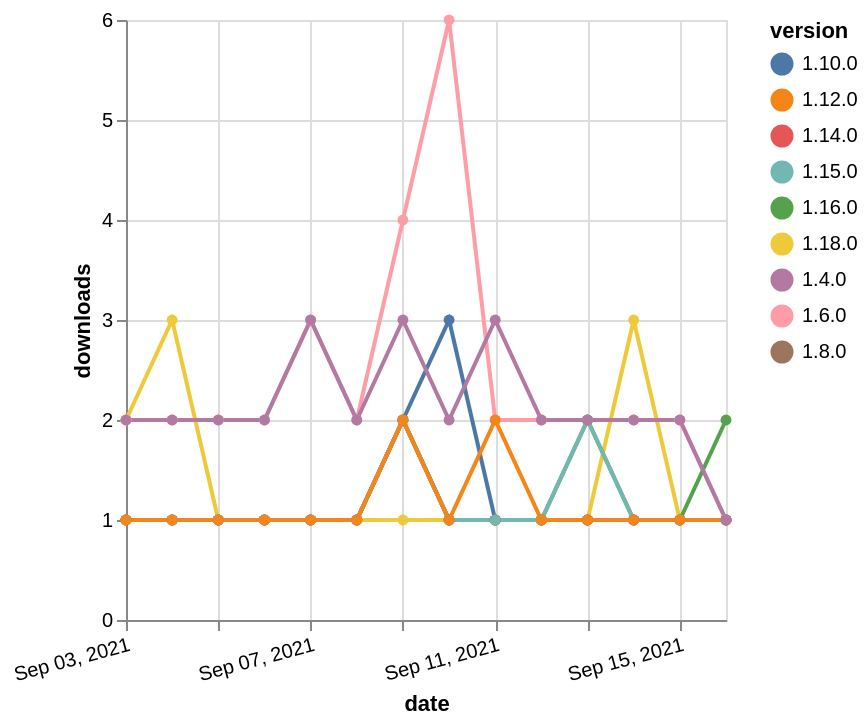

The Vega-Lite source for this figure:
### Vega-Lite specification from a JSON file in a GitHub repository (floating-point values rounded to 4 significant figures)
{"$schema": "https://vega.github.io/schema/vega-lite/v5.json", "description": "A simple bar chart with embedded data.", "data": {"values": [{"date": "2021-09-03", "total": 2555, "delta": 2, "version": "1.6.0"}, {"date": "2021-09-04", "total": 2557, "delta": 2, "version": "1.6.0"}, {"date": "2021-09-05", "total": 2559, "delta": 2, "version": "1.6.0"}, {"date": "2021-09-06", "total": 2561, "delta": 2, "version": "1.6.0"}, {"date": "2021-09-07", "total": 2564, "delta": 3, "version": "1.6.0"}, {"date": "2021-09-08", "total": 2566, "delta": 2, "version": "1.6.0"}, {"date": "2021-09-09", "total": 2570, "delta": 4, "version": "1.6.0"}, {"date": "2021-09-10", "total": 2576, "delta": 6, "version": "1.6.0"}, {"date": "2021-09-11", "total": 2578, "delta": 2, "version": "1.6.0"}, {"date": "2021-09-12", "total": 2580, "delta": 2, "version": "1.6.0"}, {"date": "2021-09-13", "total": 2582, "delta": 2, "version": "1.6.0"}, {"date": "2021-09-14", "total": 2584, "delta": 2, "version": "1.6.0"}, {"date": "2021-09-15", "total": 2586, "delta": 2, "version": "1.6.0"}, {"date": "2021-09-16", "total": 2587, "delta": 1, "version": "1.6.0"}, {"date": "2021-09-03", "total": 127, "delta": 2, "version": "1.18.0"}, {"date": "2021-09-04", "total": 130, "delta": 3, "version": "1.18.0"}, {"date": "2021-09-05", "total": 131, "delta": 1, "version": "1.18.0"}, {"date": "2021-09-06", "total": 132, "delta": 1, "version": "1.18.0"}, {"date": "2021-09-07", "total": 133, "delta": 1, "version": "1.18.0"}, {"date": "2021-09-08", "total": 134, "delta": 1, "version": "1.18.0"}, {"date": "2021-09-09", "total": 135, "delta": 1, "version": "1.18.0"}, {"date": "2021-09-10", "total": 136, "delta": 1, "version": "1.18.0"}, {"date": "2021-09-11", "total": 137, "delta": 1, "version": "1.18.0"}, {"date": "2021-09-12", "total": 138, "delta": 1, "version": "1.18.0"}, {"date": "2021-09-13", "total": 139, "delta": 1, "version": "1.18.0"}, {"date": "2021-09-14", "total": 142, "delta": 3, "version": "1.18.0"}, {"date": "2021-09-15", "total": 143, "delta": 1, "version": "1.18.0"}, {"date": "2021-09-16", "total": 144, "delta": 1, "version": "1.18.0"}, {"date": "2021-09-03", "total": 323, "delta": 1, "version": "1.8.0"}, {"date": "2021-09-04", "total": 324, "delta": 1, "version": "1.8.0"}, {"date": "2021-09-05", "total": 325, "delta": 1, "version": "1.8.0"}, {"date": "2021-09-06", "total": 326, "delta": 1, "version": "1.8.0"}, {"date": "2021-09-07", "total": 327, "delta": 1, "version": "1.8.0"}, {"date": "2021-09-08", "total": 328, "delta": 1, "version": "1.8.0"}, {"date": "2021-09-09", "total": 330, "delta": 2, "version": "1.8.0"}, {"date": "2021-09-10", "total": 331, "delta": 1, "version": "1.8.0"}, {"date": "2021-09-11", "total": 332, "delta": 1, "version": "1.8.0"}, {"date": "2021-09-12", "total": 333, "delta": 1, "version": "1.8.0"}, {"date": "2021-09-13", "total": 334, "delta": 1, "version": "1.8.0"}, {"date": "2021-09-14", "total": 335, "delta": 1, "version": "1.8.0"}, {"date": "2021-09-15", "total": 336, "delta": 1, "version": "1.8.0"}, {"date": "2021-09-16", "total": 337, "delta": 1, "version": "1.8.0"}, {"date": "2021-09-03", "total": 314, "delta": 1, "version": "1.10.0"}, {"date": "2021-09-04", "total": 315, "delta": 1, "version": "1.10.0"}, {"date": "2021-09-05", "total": 316, "delta": 1, "version": "1.10.0"}, {"date": "2021-09-06", "total": 317, "delta": 1, "version": "1.10.0"}, {"date": "2021-09-07", "total": 318, "delta": 1, "version": "1.10.0"}, {"date": "2021-09-08", "total": 319, "delta": 1, "version": "1.10.0"}, {"date": "2021-09-09", "total": 321, "delta": 2, "version": "1.10.0"}, {"date": "2021-09-10", "total": 324, "delta": 3, "version": "1.10.0"}, {"date": "2021-09-11", "total": 325, "delta": 1, "version": "1.10.0"}, {"date": "2021-09-12", "total": 326, "delta": 1, "version": "1.10.0"}, {"date": "2021-09-13", "total": 327, "delta": 1, "version": "1.10.0"}, {"date": "2021-09-14", "total": 328, "delta": 1, "version": "1.10.0"}, {"date": "2021-09-15", "total": 329, "delta": 1, "version": "1.10.0"}, {"date": "2021-09-16", "total": 330, "delta": 1, "version": "1.10.0"}, {"date": "2021-09-03", "total": 172, "delta": 1, "version": "1.16.0"}, {"date": "2021-09-04", "total": 173, "delta": 1, "version": "1.16.0"}, {"date": "2021-09-05", "total": 174, "delta": 1, "version": "1.16.0"}, {"date": "2021-09-06", "total": 175, "delta": 1, "version": "1.16.0"}, {"date": "2021-09-07", "total": 176, "delta": 1, "version": "1.16.0"}, {"date": "2021-09-08", "total": 177, "delta": 1, "version": "1.16.0"}, {"date": "2021-09-09", "total": 179, "delta": 2, "version": "1.16.0"}, {"date": "2021-09-10", "total": 180, "delta": 1, "version": "1.16.0"}, {"date": "2021-09-11", "total": 181, "delta": 1, "version": "1.16.0"}, {"date": "2021-09-12", "total": 182, "delta": 1, "version": "1.16.0"}, {"date": "2021-09-13", "total": 184, "delta": 2, "version": "1.16.0"}, {"date": "2021-09-14", "total": 185, "delta": 1, "version": "1.16.0"}, {"date": "2021-09-15", "total": 186, "delta": 1, "version": "1.16.0"}, {"date": "2021-09-16", "total": 188, "delta": 2, "version": "1.16.0"}, {"date": "2021-09-03", "total": 154, "delta": 1, "version": "1.14.0"}, {"date": "2021-09-04", "total": 155, "delta": 1, "version": "1.14.0"}, {"date": "2021-09-05", "total": 156, "delta": 1, "version": "1.14.0"}, {"date": "2021-09-06", "total": 157, "delta": 1, "version": "1.14.0"}, {"date": "2021-09-07", "total": 158, "delta": 1, "version": "1.14.0"}, {"date": "2021-09-08", "total": 159, "delta": 1, "version": "1.14.0"}, {"date": "2021-09-09", "total": 161, "delta": 2, "version": "1.14.0"}, {"date": "2021-09-10", "total": 162, "delta": 1, "version": "1.14.0"}, {"date": "2021-09-11", "total": 163, "delta": 1, "version": "1.14.0"}, {"date": "2021-09-12", "total": 164, "delta": 1, "version": "1.14.0"}, {"date": "2021-09-13", "total": 165, "delta": 1, "version": "1.14.0"}, {"date": "2021-09-14", "total": 166, "delta": 1, "version": "1.14.0"}, {"date": "2021-09-15", "total": 167, "delta": 1, "version": "1.14.0"}, {"date": "2021-09-16", "total": 168, "delta": 1, "version": "1.14.0"}, {"date": "2021-09-03", "total": 137, "delta": 1, "version": "1.15.0"}, {"date": "2021-09-04", "total": 138, "delta": 1, "version": "1.15.0"}, {"date": "2021-09-05", "total": 139, "delta": 1, "version": "1.15.0"}, {"date": "2021-09-06", "total": 140, "delta": 1, "version": "1.15.0"}, {"date": "2021-09-07", "total": 141, "delta": 1, "version": "1.15.0"}, {"date": "2021-09-08", "total": 142, "delta": 1, "version": "1.15.0"}, {"date": "2021-09-09", "total": 144, "delta": 2, "version": "1.15.0"}, {"date": "2021-09-10", "total": 145, "delta": 1, "version": "1.15.0"}, {"date": "2021-09-11", "total": 146, "delta": 1, "version": "1.15.0"}, {"date": "2021-09-12", "total": 147, "delta": 1, "version": "1.15.0"}, {"date": "2021-09-13", "total": 149, "delta": 2, "version": "1.15.0"}, {"date": "2021-09-14", "total": 150, "delta": 1, "version": "1.15.0"}, {"date": "2021-09-15", "total": 151, "delta": 1, "version": "1.15.0"}, {"date": "2021-09-16", "total": 152, "delta": 1, "version": "1.15.0"}, {"date": "2021-09-03", "total": 187, "delta": 1, "version": "1.12.0"}, {"date": "2021-09-04", "total": 188, "delta": 1, "version": "1.12.0"}, {"date": "2021-09-05", "total": 189, "delta": 1, "version": "1.12.0"}, {"date": "2021-09-06", "total": 190, "delta": 1, "version": "1.12.0"}, {"date": "2021-09-07", "total": 191, "delta": 1, "version": "1.12.0"}, {"date": "2021-09-08", "total": 192, "delta": 1, "version": "1.12.0"}, {"date": "2021-09-09", "total": 194, "delta": 2, "version": "1.12.0"}, {"date": "2021-09-10", "total": 195, "delta": 1, "version": "1.12.0"}, {"date": "2021-09-11", "total": 197, "delta": 2, "version": "1.12.0"}, {"date": "2021-09-12", "total": 198, "delta": 1, "version": "1.12.0"}, {"date": "2021-09-13", "total": 199, "delta": 1, "version": "1.12.0"}, {"date": "2021-09-14", "total": 200, "delta": 1, "version": "1.12.0"}, {"date": "2021-09-15", "total": 201, "delta": 1, "version": "1.12.0"}, {"date": "2021-09-16", "total": 202, "delta": 1, "version": "1.12.0"}, {"date": "2021-09-03", "total": 2322, "delta": 2, "version": "1.4.0"}, {"date": "2021-09-04", "total": 2324, "delta": 2, "version": "1.4.0"}, {"date": "2021-09-05", "total": 2326, "delta": 2, "version": "1.4.0"}, {"date": "2021-09-06", "total": 2328, "delta": 2, "version": "1.4.0"}, {"date": "2021-09-07", "total": 2331, "delta": 3, "version": "1.4.0"}, {"date": "2021-09-08", "total": 2333, "delta": 2, "version": "1.4.0"}, {"date": "2021-09-09", "total": 2336, "delta": 3, "version": "1.4.0"}, {"date": "2021-09-10", "total": 2338, "delta": 2, "version": "1.4.0"}, {"date": "2021-09-11", "total": 2341, "delta": 3, "version": "1.4.0"}, {"date": "2021-09-12", "total": 2343, "delta": 2, "version": "1.4.0"}, {"date": "2021-09-13", "total": 2345, "delta": 2, "version": "1.4.0"}, {"date": "2021-09-14", "total": 2347, "delta": 2, "version": "1.4.0"}, {"date": "2021-09-15", "total": 2349, "delta": 2, "version": "1.4.0"}, {"date": "2021-09-16", "total": 2350, "delta": 1, "version": "1.4.0"}]}, "width": "container", "mark": {"type": "line", "point": {"filled": true}}, "encoding": {"x": {"field": "date", "type": "temporal", "timeUnit": "yearmonthdate", "title": "date", "axis": {"labelAngle": -15}}, "y": {"field": "delta", "type": "quantitative", "title": "downloads"}, "color": {"field": "version", "type": "nominal"}, "tooltip": {"field": "delta"}}}
